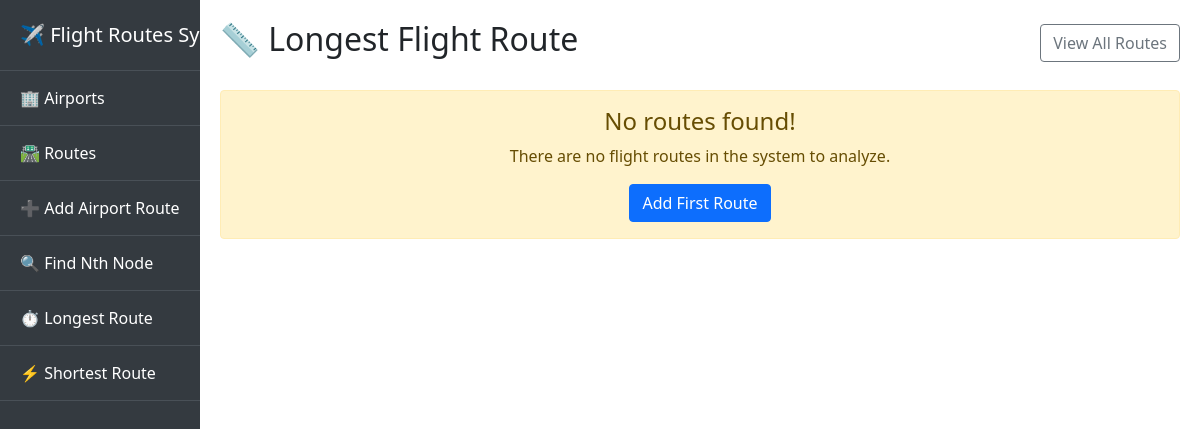
Page /longest-route/ on the earlier database version.
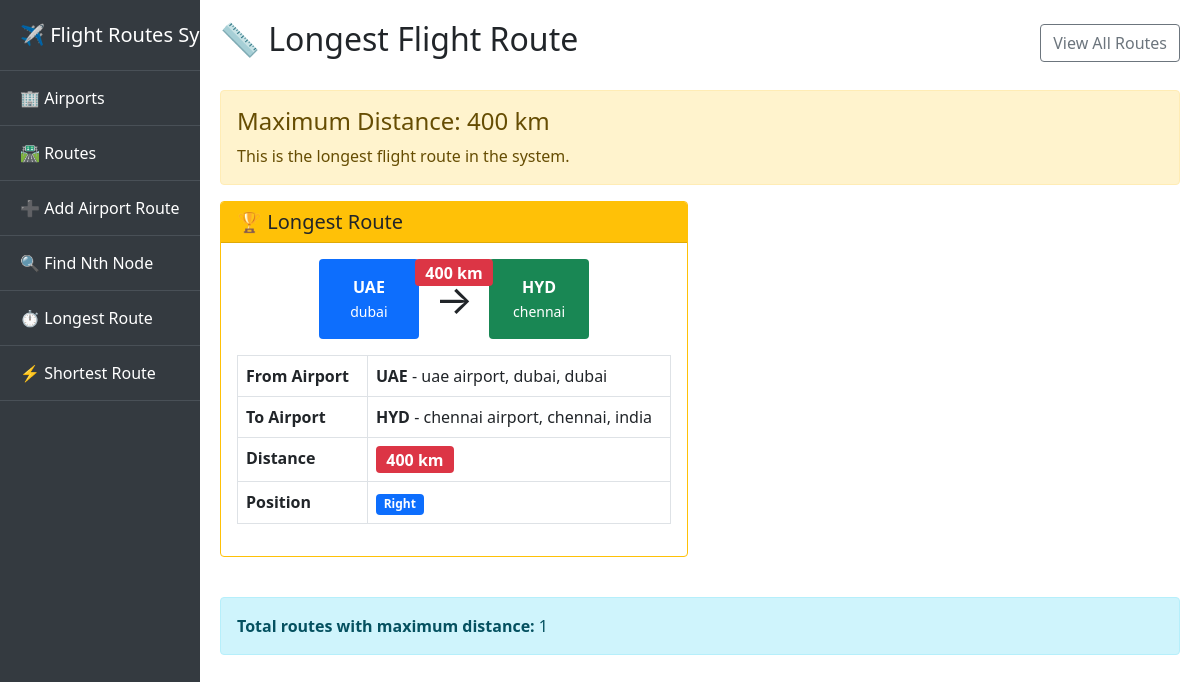
Same page on the later database version.
### core/models.py (models this page shows, shortened)
class Route(models.Model):
    from_airport = models.ForeignKey(Airport,on_delete=models.CASCADE, related_name='outgoing_routes')
    to_airport = models.ForeignKey(Airport,on_delete=models.CASCADE, related_name='incoming_routes')
    distance = models.IntegerField(validators=[MinValueValidator(1)],help_text="distanc in km ")
    position = models.CharField(max_length=1,choices=DIRECTION_CHOICES,default='R')
    class Meta:
        unique_together = ['from_airport', 'to_airport']

class Airport(models.Model):
    code = models.CharField(max_length=3, unique=True, primary_key=True)
    name = models.CharField(max_length=100)
    city = models.CharField(max_length=100)
    country = models.CharField(max_length=100)

### core/views.py (the view)
# urls.py: path('longest-route/', views.longest_route, name='longest_route'),
def longest_route(request):
    max_distance = Route.objects.aggregate(Max('distance'))['distance__max']
    if max_distance is not None:
        longest_routes = Route.objects.filter(distance=max_distance).select_related('from_airport', 'to_airport')
    else:
        longest_routes = None
    return render(request, 'longest_route.html', {
        'longest_routes': longest_routes,
        'max_distance': max_distance
    })

### templates/longest_route.html (shortened to what the changed rows need)
{% extends 'base.html' %}
{% block content %}
<div class="row">
    <div class="col-md-12">
        <div class="d-flex justify-content-between align-items-center mb-4">
            <h2>📏 Longest Flight Route</h2>
            <a href="{% url 'route_list' %}" class="btn btn-outline-secondary">View All Routes</a>
        </div>
        {% if longest_routes %}
            <div class="alert alert-warning">
                <h4>Maximum Distance: {{ max_distance }} km</h4>
                <p class="mb-0">This is the longest flight route{% if longest_routes.count > 1 %}s{% endif %} in the system.</p>
            </div>
            <div class="row">
                {% for route in longest_routes %}
                <div class="col-md-6 mb-4">
                    <div class="card border-warning">
                        <div class="card-header bg-warning text-dark">
                            <h5 class="card-title mb-0">
                                🏆 Longest Route {% if longest_routes.count > 1 %}#{{ forloop.counter }}{% endif %}
                            </h5>
                        </div>
                        <div class="card-body">
                            <div class="route-visual text-center mb-3">
                                <div class="d-flex justify-content-center align-items-center">
                                    <div class="airport-box bg-primary text-white p-3 rounded">
                                        <strong>{{ route.from_airport.code }}</strong><br>
                                        <small>{{ route.from_airport.city }}</small>
                                    </div>
                                    <div class="route-arrow mx-3">
                                        <span class="fs-1">→</span>
                                        <div class="distance-badge">
                                            <span class="badge bg-danger fs-6">{{ route.distance }} km</span>
                                        </div>
                                    </div>
                                    <div class="airport-box bg-success text-white p-3 rounded">
                                        <strong>{{ route.to_airport.code }}</strong><br>
                                        <small>{{ route.to_airport.city }}</small>
                                    </div>
                                </div>
                            </div>
                            <table class="table table-bordered">
                                <tr>
                                    <th width="30%">From Airport</th>
                                    <td>
                                        <strong>{{ route.from_airport.code }}</strong> -
                                        {{ route.from_airport.name }}, {{ route.from_airport.city }}, {{ route.from_airport.country }}
                                    </td>
                                </tr>
                                <tr>
                                    <th>To Airport</th>
                                    <td>
                                        <strong>{{ route.to_airport.code }}</strong> -
                                        {{ route.to_airport.name }}, {{ route.to_airport.city }}, {{ route.to_airport.country }}
                                    </td>
                                </tr>
                                <tr>
                                    <th>Distance</th>
                                    <td>
                                        <span class="badge bg-danger fs-6">{{ route.distance }} km
                                            {% if route.distance >= 1000 %}({{ route.distance|divisibleby:1000|yesno:",." }}{{ route.distance|floatformat:1 }}k km){% endif %}</span>
                                    </td>
                                </tr>
                                <tr>
                                    <th>Position</th>
                                    <td>
                                        <span class="badge {% if route.position == 'L' %}bg-info{% else %}bg-primary{% endif %}">
                                            {{ route.get_position_display }}
                                        </span>
                                    </td>
                                </tr>
                            </table>
                        </div>
                    </div>
                </div>
                {% endfor %}
            </div>
            <div class="alert alert-info mt-3">
                <strong>Total routes with maximum distance:</strong> {{ longest_routes.count }}
            </div>
        {% else %}
            <div class="alert alert-warning text-center">
                <h4>No routes found!</h4>
                <p>There are no flight routes in the system to analyze.</p>
                <a href="{% url 'add_route' %}" class="btn btn-primary">Add First Route</a>
            </div>
        {% endif %}
    </div>
</div>
{% endblock %}

Differences in the rows shown:
now on this page (row edited): Route: from_airport.code "UAE", from_airport.city "dubai", distance "400", to_airport.code "HYD", to_airport.city "chennai", from_airport.name "uae airport", from_airport.country "dubai", to_airport.name "chennai airport", to_airport.country "india", position "Right"
Other differences:
{{ max_distance }}: (not shown) → "400"
{{ longest_routes.count }}: (not shown) → "1"
text no longer shown: "No routes found! There are no flight routes in the system to analyze. Add First Route"
text now shown: "Maximum Distance: km This is the longest flight route in the system. Total routes with maximum distance:"
